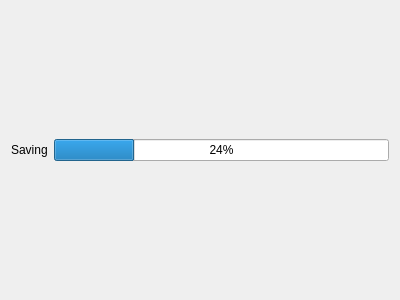
<?xml version="1.0" encoding="UTF-8"?>
<ui version="4.0">
 <class>StateStatusWidget</class>
 <widget class="QWidget" name="StateStatusWidget">
  <property name="geometry">
   <rect>
    <x>0</x>
    <y>0</y>
    <width>400</width>
    <height>300</height>
   </rect>
  </property>
  <property name="windowTitle">
   <string>Form</string>
  </property>
  <layout class="QHBoxLayout" name="horizontalLayout">
   <item>
    <widget class="QLabel" name="saveLabel">
     <property name="text">
      <string>Saving</string>
     </property>
    </widget>
   </item>
   <item>
    <widget class="QProgressBar" name="progressBar">
     <property name="value">
      <number>24</number>
     </property>
    </widget>
   </item>
  </layout>
 </widget>
 <resources/>
 <connections/>
</ui>
